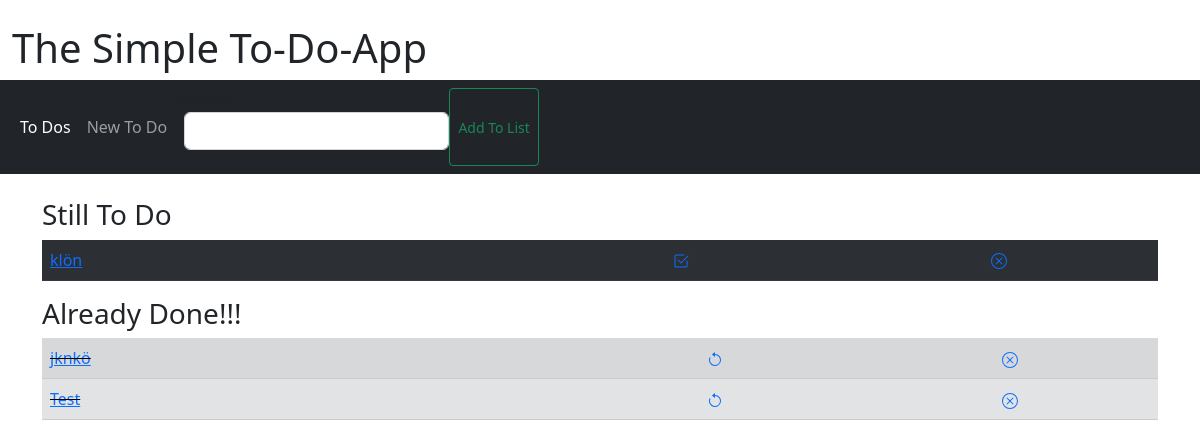
The app's page /, older data.
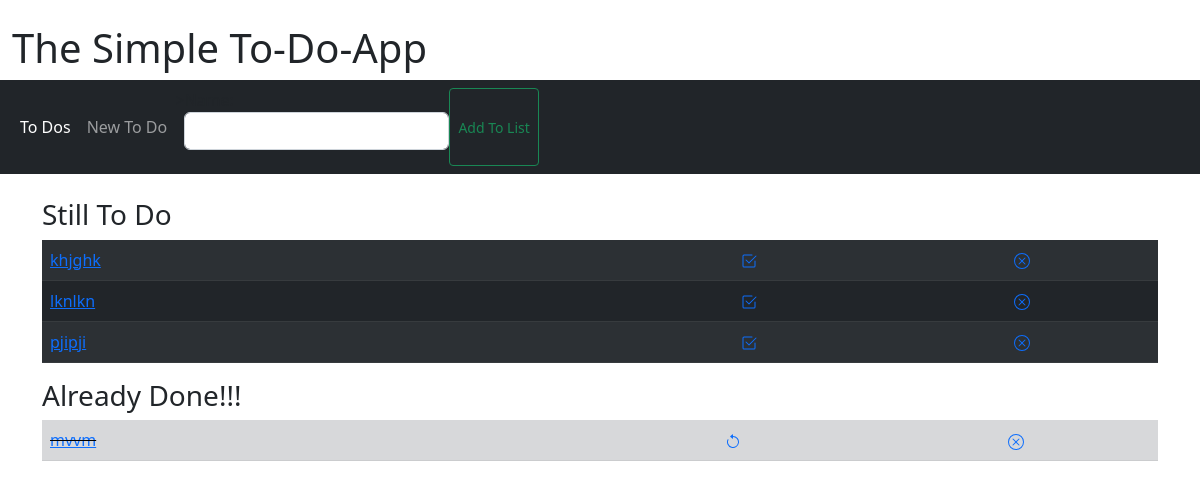
The same page, newer data.
### to_dos/models.py (models this page shows, shortened)
class To_Do(models.Model):
    name = models.CharField(max_length=255)
    is_done = models.BooleanField(default=False)
    created_at = models.DateTimeField(auto_now=True)
    deadline = models.DateTimeField(blank=True, default=datetime.now())

### to_dos/views.py (the view)
# urls.py: path('', ToDoListView.as_view(), name='home'),
class ToDoListView(ListView):
    context_object_name = 'AllToDos'
    model = To_Do
    ordering = ['-created_at']
    def get_context_data(self, **kwargs):
        context = super(ToDoListView, self).get_context_data(**kwargs)
        context['form'] = ToDoForm()
        return context

### to_dos/forms.py
class ToDoForm(forms.ModelForm):
    class Meta:
        model = To_Do
        fields = ["name"]
        widgets = {
            "name": forms.TextInput(attrs={'class': 'form-control me-2'}),
        }

### to_dos/templates/to_dos/to_do_list.html (shortened to what this page needs)
{% extends "base.html" %}
{% block content %}
{% load static %}
<div class="container">
	<h3>Still To Do</h3>
	{% if AllToDos %}
	<table class="table table-dark table-striped">
		{% for to_do in AllToDos %}
		{% if not to_do.is_done %}
		<tr>
			<td><a href="{% url 'to-dos:update' pk=to_do.pk %}">{{ to_do.name }}</a></td>
			<td>
				<center><a href="{% url 'to-dos:cross_off' to_do.id %}"></a></center>
			</td>
			<td>
				<center><a href="{% url 'to-dos:delete' pk=to_do.pk %}"></a></center>
			</td>
		</tr>
		{% endif %}
		{% endfor %}
	</table>
	<h3>Already Done!!!</h3>
	<table class="table table-success table-striped">
		{% for to_do in AllToDos %}
		{% if to_do.is_done %}
		<tr class="table-secondary">
			<td class="striker"><a href="{% url 'to-dos:update' pk=to_do.pk %}">{{ to_do.name }}</a></td>
			<td>
				<center><a href="{% url 'to-dos:uncross' to_do.id %}"></a></center>
			</td>
			<td>
				<center><a href="{% url 'to-dos:delete' pk=to_do.pk %}"></a></center>
			</td>
		</tr>
		{% endif %}
		{% endfor %}
	</table>
	{% endif %}
</div>
{% endblock %}

Row changes from the older to the newer data that the page shows:
removed To_Do: name "klön", shown under "Still To Do"
removed To_Do: name "jknkö", shown under "Already Done!!!"
removed To_Do: name "Test", shown under "Already Done!!!"
added To_Do: name "khjghk", shown under "Still To Do"
added To_Do: name "lknlkn", shown under "Still To Do"
added To_Do: name "pjipji", shown under "Still To Do"
added To_Do: name "mvvm", shown under "Already Done!!!"
